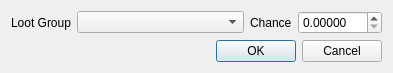
<?xml version="1.0" encoding="UTF-8"?>
<ui version="4.0">
 <class>AddLootGroupDialog</class>
 <widget class="QDialog" name="AddLootGroupDialog">
  <property name="geometry">
   <rect>
    <x>0</x>
    <y>0</y>
    <width>393</width>
    <height>69</height>
   </rect>
  </property>
  <property name="windowTitle">
   <string>Add Loot Group</string>
  </property>
  <layout class="QVBoxLayout" name="verticalLayout">
   <item>
    <layout class="QHBoxLayout" name="horizontalLayout">
     <item>
      <widget class="QLabel" name="label">
       <property name="sizePolicy">
        <sizepolicy hsizetype="Fixed" vsizetype="Preferred">
         <horstretch>0</horstretch>
         <verstretch>0</verstretch>
        </sizepolicy>
       </property>
       <property name="text">
        <string>Loot Group</string>
       </property>
      </widget>
     </item>
     <item>
      <widget class="QComboBox" name="comboBox_LootGroups">
       <property name="sizePolicy">
        <sizepolicy hsizetype="MinimumExpanding" vsizetype="Fixed">
         <horstretch>0</horstretch>
         <verstretch>0</verstretch>
        </sizepolicy>
       </property>
      </widget>
     </item>
     <item>
      <widget class="QLabel" name="label_2">
       <property name="sizePolicy">
        <sizepolicy hsizetype="Fixed" vsizetype="Preferred">
         <horstretch>0</horstretch>
         <verstretch>0</verstretch>
        </sizepolicy>
       </property>
       <property name="text">
        <string>Chance</string>
       </property>
      </widget>
     </item>
     <item>
      <widget class="QDoubleSpinBox" name="doubleSpinBox">
       <property name="decimals">
        <number>5</number>
       </property>
       <property name="maximum">
        <double>100.000000000000000</double>
       </property>
      </widget>
     </item>
    </layout>
   </item>
   <item>
    <widget class="QDialogButtonBox" name="buttonBox">
     <property name="orientation">
      <enum>Qt::Horizontal</enum>
     </property>
     <property name="standardButtons">
      <set>QDialogButtonBox::Cancel|QDialogButtonBox::Ok</set>
     </property>
    </widget>
   </item>
  </layout>
 </widget>
 <resources/>
 <connections>
  <connection>
   <sender>buttonBox</sender>
   <signal>accepted()</signal>
   <receiver>AddLootGroupDialog</receiver>
   <slot>accept()</slot>
   <hints>
    <hint type="sourcelabel">
     <x>248</x>
     <y>254</y>
    </hint>
    <hint type="destinationlabel">
     <x>157</x>
     <y>274</y>
    </hint>
   </hints>
  </connection>
  <connection>
   <sender>buttonBox</sender>
   <signal>rejected()</signal>
   <receiver>AddLootGroupDialog</receiver>
   <slot>reject()</slot>
   <hints>
    <hint type="sourcelabel">
     <x>316</x>
     <y>260</y>
    </hint>
    <hint type="destinationlabel">
     <x>286</x>
     <y>274</y>
    </hint>
   </hints>
  </connection>
 </connections>
</ui>
